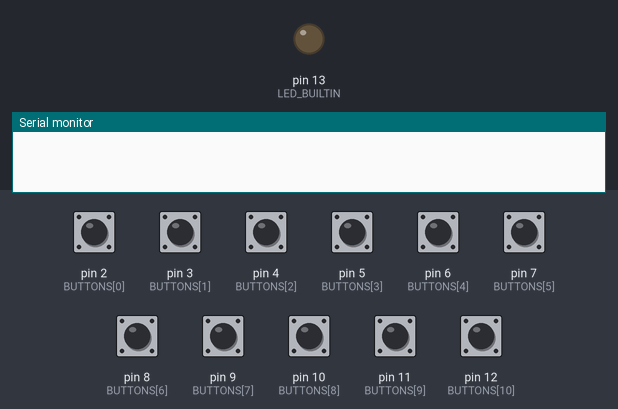
The sketch below on a simulated Arduino Uno, built with avr-gcc and run on an emulated ATmega328P. On the bench: output pins drawn as LEDs (lit = HIGH), the last lines printed to the serial monitor. Dashed ring = blinking. The test bench sets the inputs (shaded band); at power-on: pin 2 (BUTTONS[0]), pin 3 (BUTTONS[1]), pin 4 (BUTTONS[2]), pin 5 (BUTTONS[3]), pin 6 (BUTTONS[4]), pin 7 (BUTTONS[5]), pin 8 (BUTTONS[6]), pin 9 (BUTTONS[7]), pin 10 (BUTTONS[8]), pin 11 (BUTTONS[9]), pin 12 (BUTTONS[10]) LOW.

Above: at 1.2 s.
1.3 s: pin 2 (BUTTONS[0]) pulled HIGH for 1 s
At 2.7 s:
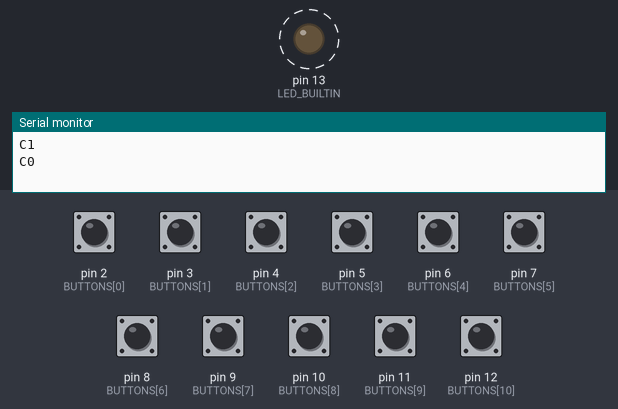
3.8 s: pin 3 (BUTTONS[1]) pulled HIGH for 0.15 s
At 5.0 s:
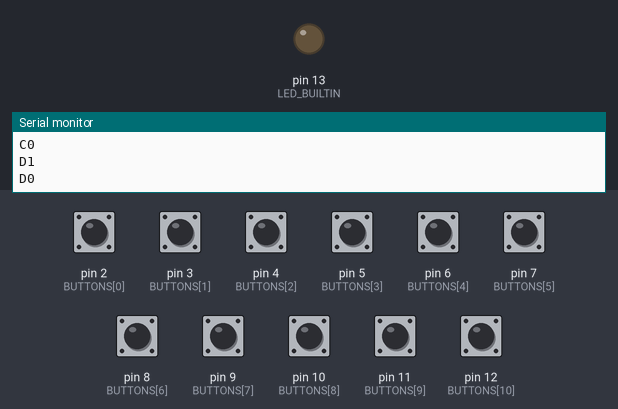
5.4 s: pin 4 (BUTTONS[2]) pulled HIGH for 0.15 s
At 6.3 s:
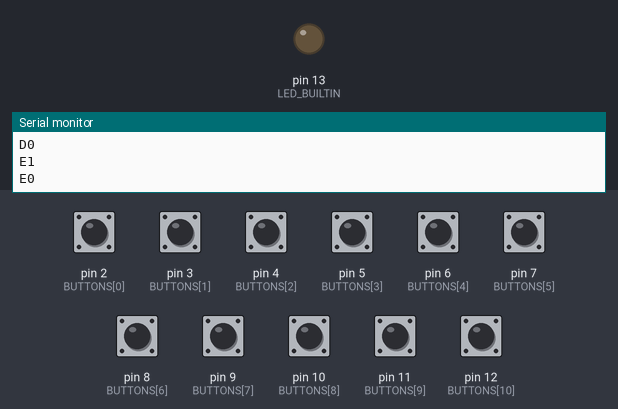
7.0 s: pin 5 (BUTTONS[3]) pulled HIGH for 0.15 s
At 7.6 s:
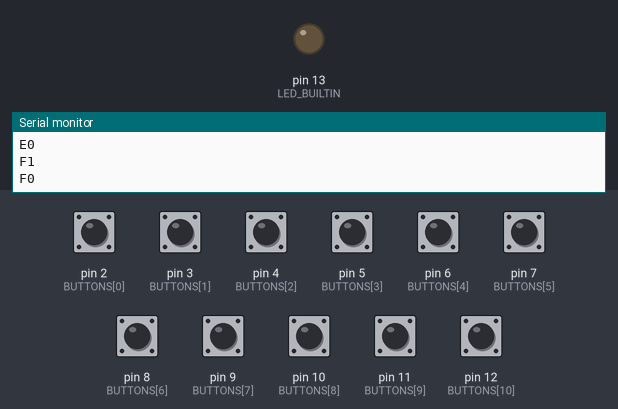
8.6 s: pin 6 (BUTTONS[4]) pulled HIGH for 0.15 s
At 9.8 s:
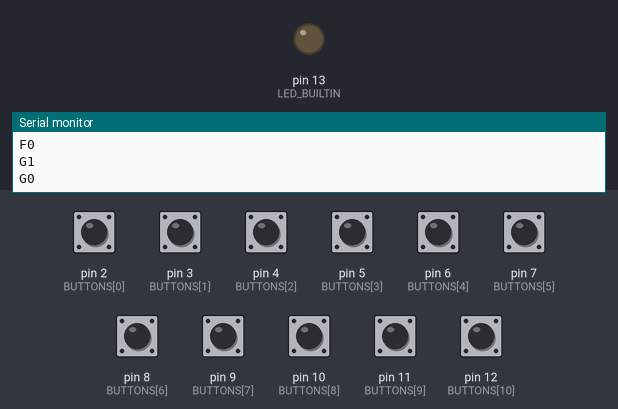
10.2 s: pin 7 (BUTTONS[5]) pulled HIGH for 0.15 s
At 11.3 s:
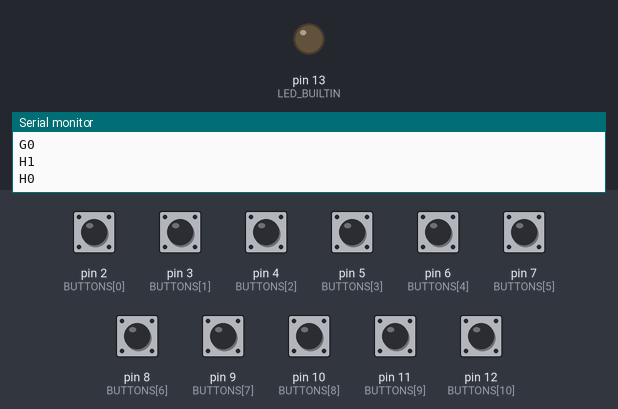
Timing chart, 0 to 12.8 s (numbered marks = the images above; inputs shaded):
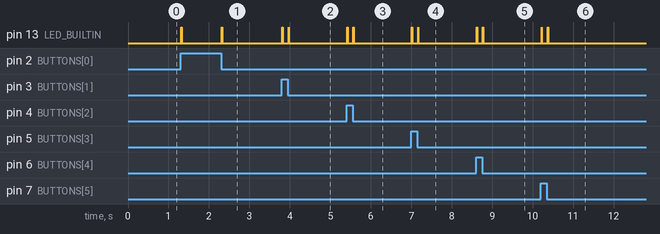

The sketch:

sketch.ino.ino
```cpp
// delay between polls
#define DELAY 10000

// blink length
#define BLINK_T 20000

const int BUTTONS[] = {2, 3, 4, 5, 6, 7, 8, 9, 10, 11, 12};
const int BUTTON_COUNT = 11;

bool BUTTON_STATES[BUTTON_COUNT];

long blink_cooldown = 0;

void setup() {
  // Set INPUT mode for all buttons
  for (int i = 0; i < BUTTON_COUNT; i++)
  {
    pinMode(BUTTONS[i], INPUT);
    BUTTON_STATES[i] = false;
  }

  // Set the LED pin to output
  pinMode(LED_BUILTIN, OUTPUT);

  // Set up serial port
  Serial.begin(9600);
}

void start_blink()
{
  blink_cooldown = BLINK_T;
}

// Skip forward in time
void wait()
{
  delayMicroseconds(DELAY);

  // LED blink handling
  blink_cooldown = blink_cooldown <= 0 ? 0 : blink_cooldown - DELAY;
  digitalWrite(LED_BUILTIN, blink_cooldown != 0);
}


// Check the state of every button and send corresponding serial messages
void check_buttons()
{
  for (int i = 0; i < BUTTON_COUNT; i++)
  {
    bool prev_state = BUTTON_STATES[i];
    bool cur_state = digitalRead(BUTTONS[i]);

    if (prev_state != cur_state)
    {
      Serial.write('A'+BUTTONS[i]);
      // if button state changes to HIGH (aka keyDown)
      // send the button number via serial and set up the blink
      Serial.write('0'+cur_state);
      start_blink();
      BUTTON_STATES[i] = cur_state;
      Serial.write('\n');
    }
  }
}

void loop() {
  check_buttons();
  wait();
}
```

Measured:
- after the input at 1.3 s, pin 13 (LED_BUILTIN): alternates HIGH for 0.01 s and LOW for 0.99 s, starting at once
- after the input at 3.8 s, pin 13 (LED_BUILTIN): alternates HIGH for 0.01 s and LOW for 0.14 s, 4 changes in all, then stays LOW, starting at once
- after the input at 5.4 s, pin 13 (LED_BUILTIN): alternates HIGH for 0.01 s and LOW for 0.14 s, 4 changes in all, then stays LOW, starting at once
- after the input at 7.0 s, pin 13 (LED_BUILTIN): alternates HIGH for 0.01 s and LOW for 0.14 s, 4 changes in all, then stays LOW, starting at once
- after the input at 8.6 s, pin 13 (LED_BUILTIN): alternates HIGH for 0.01 s and LOW for 0.14 s, 4 changes in all, then stays LOW, starting at once
- after the input at 10.2 s, pin 13 (LED_BUILTIN): alternates HIGH for 0.01 s and LOW for 0.14 s, 4 changes in all, then stays LOW, starting at once
